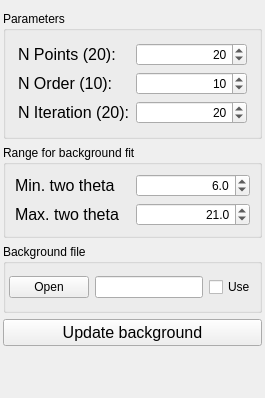
          <widget class="QWidget" name="tab_Bkgn">
           <attribute name="title">
            <string>Bkgn</string>
           </attribute>
           <layout class="QVBoxLayout" name="verticalLayout_10">
            <property name="leftMargin">
             <number>3</number>
            </property>
            <property name="rightMargin">
             <number>3</number>
            </property>
            <property name="bottomMargin">
             <number>12</number>
            </property>
            <item>
             <widget class="QGroupBox" name="groupBox_7">
              <property name="sizePolicy">
               <sizepolicy hsizetype="Expanding" vsizetype="Fixed">
                <horstretch>0</horstretch>
                <verstretch>0</verstretch>
               </sizepolicy>
              </property>
              <property name="title">
               <string>Parameters</string>
              </property>
              <property name="flat">
               <bool>true</bool>
              </property>
              <layout class="QGridLayout" name="gridLayout_5">
               <property name="leftMargin">
                <number>12</number>
               </property>
               <property name="topMargin">
                <number>12</number>
               </property>
               <property name="rightMargin">
                <number>12</number>
               </property>
               <property name="bottomMargin">
                <number>12</number>
               </property>
               <item row="0" column="0">
                <widget class="QLabel" name="label_4">
                 <property name="sizePolicy">
                  <sizepolicy hsizetype="Minimum" vsizetype="Preferred">
                   <horstretch>0</horstretch>
                   <verstretch>0</verstretch>
                  </sizepolicy>
                 </property>
                 <property name="font">
                  <font>
                   <family>Helvetica</family>
                   <pointsize>12</pointsize>
                   <weight>50</weight>
                   <italic>false</italic>
                   <bold>false</bold>
                  </font>
                 </property>
                 <property name="text">
                  <string>N Points (20):</string>
                 </property>
                 <property name="buddy">
                  <cstring>spinBox_BGParam0</cstring>
                 </property>
                </widget>
               </item>
               <item row="0" column="1">
                <widget class="QSpinBox" name="spinBox_BGParam0">
                 <property name="sizePolicy">
                  <sizepolicy hsizetype="Minimum" vsizetype="Fixed">
                   <horstretch>0</horstretch>
                   <verstretch>0</verstretch>
                  </sizepolicy>
                 </property>
                 <property name="minimumSize">
                  <size>
                   <width>0</width>
                   <height>0</height>
                  </size>
                 </property>
                 <property name="focusPolicy">
                  <enum>Qt::StrongFocus</enum>
                 </property>
                 <property name="alignment">
                  <set>Qt::AlignRight|Qt::AlignTrailing|Qt::AlignVCenter</set>
                 </property>
                 <property name="value">
                  <number>20</number>
                 </property>
                </widget>
               </item>
               <item row="1" column="0">
                <widget class="QLabel" name="label_6">
                 <property name="sizePolicy">
                  <sizepolicy hsizetype="Minimum" vsizetype="Preferred">
                   <horstretch>0</horstretch>
                   <verstretch>0</verstretch>
                  </sizepolicy>
                 </property>
                 <property name="font">
                  <font>
                   <family>Helvetica</family>
                   <pointsize>12</pointsize>
                   <weight>50</weight>
                   <italic>false</italic>
                   <bold>false</bold>
                  </font>
                 </property>
                 <property name="text">
                  <string>N Order (10):</string>
                 </property>
                 <property name="buddy">
                  <cstring>spinBox_BGParam2</cstring>
                 </property>
                </widget>
               </item>
               <item row="1" column="1">
                <widget class="QSpinBox" name="spinBox_BGParam1">
                 <property name="sizePolicy">
                  <sizepolicy hsizetype="Minimum" vsizetype="Fixed">
                   <horstretch>0</horstretch>
                   <verstretch>0</verstretch>
                  </sizepolicy>
                 </property>
                 <property name="minimumSize">
                  <size>
                   <width>0</width>
                   <height>0</height>
                  </size>
                 </property>
                 <property name="focusPolicy">
                  <enum>Qt::StrongFocus</enum>
                 </property>
                 <property name="alignment">
                  <set>Qt::AlignRight|Qt::AlignTrailing|Qt::AlignVCenter</set>
                 </property>
                 <property name="value">
                  <number>10</number>
                 </property>
                </widget>
               </item>
               <item row="2" column="0">
                <widget class="QLabel" name="label_5">
                 <property name="sizePolicy">
                  <sizepolicy hsizetype="Minimum" vsizetype="Preferred">
                   <horstretch>0</horstretch>
                   <verstretch>0</verstretch>
                  </sizepolicy>
                 </property>
                 <property name="font">
                  <font>
                   <family>Helvetica</family>
                   <pointsize>12</pointsize>
                   <weight>50</weight>
                   <italic>false</italic>
                   <bold>false</bold>
                  </font>
                 </property>
                 <property name="text">
                  <string>N Iteration (20):</string>
                 </property>
                 <property name="buddy">
                  <cstring>spinBox_BGParam1</cstring>
                 </property>
                </widget>
               </item>
               <item row="2" column="1">
                <widget class="QSpinBox" name="spinBox_BGParam2">
                 <property name="sizePolicy">
                  <sizepolicy hsizetype="Minimum" vsizetype="Fixed">
                   <horstretch>0</horstretch>
                   <verstretch>0</verstretch>
                  </sizepolicy>
                 </property>
                 <property name="minimumSize">
                  <size>
                   <width>0</width>
                   <height>0</height>
                  </size>
                 </property>
                 <property name="focusPolicy">
                  <enum>Qt::StrongFocus</enum>
                 </property>
                 <property name="alignment">
                  <set>Qt::AlignRight|Qt::AlignTrailing|Qt::AlignVCenter</set>
                 </property>
                 <property name="value">
                  <number>20</number>
                 </property>
                </widget>
               </item>
              </layout>
             </widget>
            </item>
            <item>
             <widget class="QGroupBox" name="groupBox_4">
              <property name="title">
               <string>Range for background fit</string>
              </property>
              <property name="flat">
               <bool>true</bool>
              </property>
              <layout class="QGridLayout" name="gridLayout_9">
               <item row="0" column="0">
                <widget class="QLabel" name="label_2">
                 <property name="sizePolicy">
                  <sizepolicy hsizetype="Minimum" vsizetype="Preferred">
                   <horstretch>0</horstretch>
                   <verstretch>0</verstretch>
                  </sizepolicy>
                 </property>
                 <property name="minimumSize">
                  <size>
                   <width>10</width>
                   <height>0</height>
                  </size>
                 </property>
                 <property name="font">
                  <font>
                   <family>Helvetica</family>
                   <pointsize>12</pointsize>
                   <weight>50</weight>
                   <italic>false</italic>
                   <bold>false</bold>
                  </font>
                 </property>
                 <property name="text">
                  <string>Min. two theta</string>
                 </property>
                </widget>
               </item>
               <item row="0" column="1">
                <widget class="QDoubleSpinBox" name="doubleSpinBox_Background_ROI_min">
                 <property name="sizePolicy">
                  <sizepolicy hsizetype="Minimum" vsizetype="Fixed">
                   <horstretch>0</horstretch>
                   <verstretch>0</verstretch>
                  </sizepolicy>
                 </property>
                 <property name="focusPolicy">
                  <enum>Qt::StrongFocus</enum>
                 </property>
                 <property name="alignment">
                  <set>Qt::AlignRight|Qt::AlignTrailing|Qt::AlignVCenter</set>
                 </property>
                 <property name="decimals">
                  <number>1</number>
                 </property>
                 <property name="maximum">
                  <double>10000.000000000000000</double>
                 </property>
                 <property name="singleStep">
                  <double>0.100000000000000</double>
                 </property>
                 <property name="value">
                  <double>6.000000000000000</double>
                 </property>
                </widget>
               </item>
               <item row="1" column="0">
                <widget class="QLabel" name="label">
                 <property name="sizePolicy">
                  <sizepolicy hsizetype="Minimum" vsizetype="Preferred">
                   <horstretch>0</horstretch>
                   <verstretch>0</verstretch>
                  </sizepolicy>
                 </property>
                 <property name="font">
                  <font>
                   <family>Helvetica</family>
                   <pointsize>12</pointsize>
                   <weight>50</weight>
                   <italic>false</italic>
                   <bold>false</bold>
                  </font>
                 </property>
                 <property name="text">
                  <string>Max. two theta</string>
                 </property>
                </widget>
               </item>
               <item row="1" column="1">
                <widget class="QDoubleSpinBox" name="doubleSpinBox_Background_ROI_max">
                 <property name="sizePolicy">
                  <sizepolicy hsizetype="Minimum" vsizetype="Fixed">
                   <horstretch>0</horstretch>
                   <verstretch>0</verstretch>
                  </sizepolicy>
                 </property>
                 <property name="focusPolicy">
                  <enum>Qt::StrongFocus</enum>
                 </property>
                 <property name="alignment">
                  <set>Qt::AlignRight|Qt::AlignTrailing|Qt::AlignVCenter</set>
                 </property>
                 <property name="decimals">
                  <number>1</number>
                 </property>
                 <property name="maximum">
                  <double>10000.000000000000000</double>
                 </property>
                 <property name="singleStep">
                  <double>0.100000000000000</double>
                 </property>
                 <property name="value">
                  <double>21.000000000000000</double>
                 </property>
                </widget>
               </item>
              </layout>
             </widget>
            </item>
            <item>
             <widget class="QGroupBox" name="groupBox_26">
              <property name="title">
               <string>Background file</string>
              </property>
              <property name="flat">
               <bool>true</bool>
              </property>
              <layout class="QGridLayout" name="gridLayout_7">
               <property name="leftMargin">
                <number>3</number>
               </property>
               <property name="topMargin">
                <number>12</number>
               </property>
               <property name="rightMargin">
                <number>3</number>
               </property>
               <property name="bottomMargin">
                <number>12</number>
               </property>
               <item row="1" column="1">
                <widget class="QLineEdit" name="lineEdit_BackgroundPattern"/>
               </item>
               <item row="1" column="0">
                <widget class="QPushButton" name="pushButton_GetBackgroundPattern">
                 <property name="sizePolicy">
                  <sizepolicy hsizetype="Fixed" vsizetype="Fixed">
                   <horstretch>0</horstretch>
                   <verstretch>0</verstretch>
                  </sizepolicy>
                 </property>
                 <property name="minimumSize">
                  <size>
                   <width>0</width>
                   <height>0</height>
                  </size>
                 </property>
                 <property name="toolTip">
                  <string>Open a PONI file</string>
                 </property>
                 <property name="text">
                  <string>Open</string>
                 </property>
                </widget>
               </item>
               <item row="1" column="2">
                <widget class="QCheckBox" name="checkBox_UseBackgroundPattern">
                 <property name="text">
                  <string>Use</string>
                 </property>
                </widget>
               </item>
              </layout>
             </widget>
            </item>
            <item>
             <widget class="QPushButton" name="pushButton_UpdateBackground">
              <property name="sizePolicy">
               <sizepolicy hsizetype="Preferred" vsizetype="Fixed">
                <horstretch>0</horstretch>
                <verstretch>0</verstretch>
               </sizepolicy>
              </property>
              <property name="font">
               <font>
                <family>Helvetica</family>
                <pointsize>12</pointsize>
                <weight>50</weight>
                <italic>false</italic>
                <bold>false</bold>
               </font>
              </property>
              <property name="text">
               <string>Update background</string>
              </property>
             </widget>
            </item>
            <item>
             <spacer name="verticalSpacer_3">
              <property name="orientation">
               <enum>Qt::Vertical</enum>
              </property>
              <property name="sizeHint" stdset="0">
               <size>
                <width>20</width>
                <height>40</height>
               </size>
              </property>
             </spacer>
            </item>
           </layout>
          </widget>
